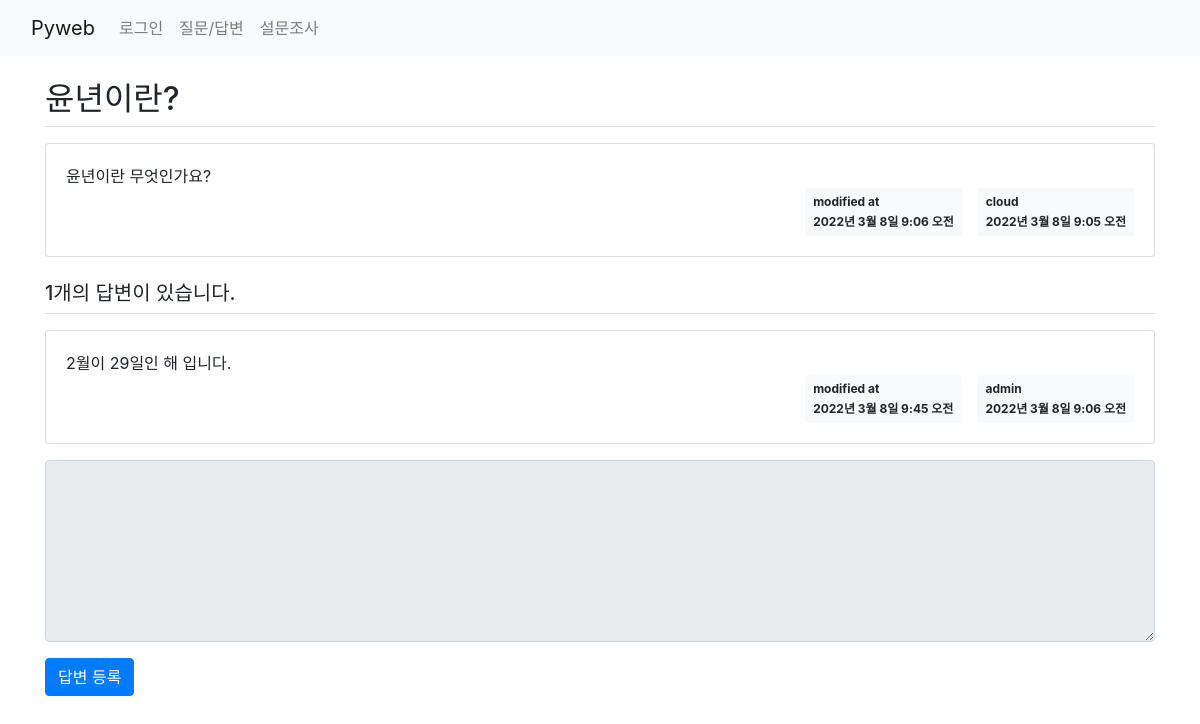
Page /board/11/ on the committed database.
### board/models.py (models this page shows, shortened)
class Question(models.Model):
    subject = models.CharField(max_length=200)
    content = models.TextField()
    create_date = models.DateTimeField()
    modify_date = models.DateTimeField(null=True, blank=True)  # null 허용, blank - 폼 데이터 null
    author = models.ForeignKey(User, on_delete=models.CASCADE)

class Answer(models.Model):
    content = models.TextField()
    create_date = models.DateTimeField()
    modify_date = models.DateTimeField(null=True, blank=True)
    question = models.ForeignKey(Question, on_delete=models.CASCADE)
    author = models.ForeignKey(User, on_delete=models.CASCADE)

### board/views.py (the view)
# urls.py: path('<int:question_id>/', views.detail, name='detail'),
def detail(request, question_id):
    question = get_object_or_404(Question, pk=question_id)  # url 경로 오류 처리
    context = {'question': question}
    return render(request, 'board/detail.html', context)

### templates/board/detail.html (shortened to what this page needs)
{% extends 'base.html' %}
{% block content %}
    <div class="container my-3">
        <h2 class="border-bottom py-2">{{ question.subject }}</h2>
        <div class="card my-3">
            <div class="card-body">
                <div class="card-text" style="white-space:pre-line">{{ question.content }}</div>
                <div class="d-flex justify-content-end">
                    {% if question.modify_date %}
                    <div class="badge badge-light p-2 mx-3 text-left">
                        <div class="mb-2">modified at</div>
                        <div>{{ question.modify_date }}</div>
                    </div>
                    {% endif %}
                    <div class="badge badge-light p-2 text-left">
                        <div class="mb-2">{{ question.author }}</div>
                        <div>{{ question.create_date }}</div>
                    </div>
                </div>
            </div>
        </div>
        <h5 class="border-bottom my-3 py-2">
            {{ question.answer_set.count }}개의 답변이 있습니다.
        </h5>
        {% for answer in question.answer_set.all %}
        <div class="card my-3">
            <div class="card-body">
                <div class="card-text" style="white-space:pre-line">{{ answer.content }}</div>
                <div class="d-flex justify-content-end">
                    {% if answer.modify_date %}
                    <div class="badge badge-light p-2 mx-3 text-left">
                        <div class="mb-2">modified at</div>
                        <div>{{ answer.modify_date }}</div>
                    </div>
                    {% endif %}
                    <div class="badge badge-light p-2 text-left">
                        <div class="mb-2">{{ answer.author }}</div>
                        <div>{{ answer.create_date }}</div>
                    </div>
                </div>
            </div>
        </div>
        {% endfor %}
        <form action="{% url 'board:answer_create' question.id %}" method="post">
            <div class="form-group">
                <textarea name="content" rows="7" class="form-control"
                          {% if not user.is_authenticated %}disabled{% endif %}></textarea>
            </div>
            <input type="submit" value="답변 등록" class="btn btn-primary">
        </form>
    </div>
{% endblock %}

### rows in the picture
Question: subject "윤년이란?", content "윤년이란 무엇인가요?", modify_date "2022년 3월 8일 9:06 오전", author "cloud", create_date "2022년 3월 8일 9:05 오전", answer_set.count "1"
Answer: content "2월이 29일인 해 입니다.", modify_date "2022년 3월 8일 9:45 오전", author "admin", create_date "2022년 3월 8일 9:06 오전"
